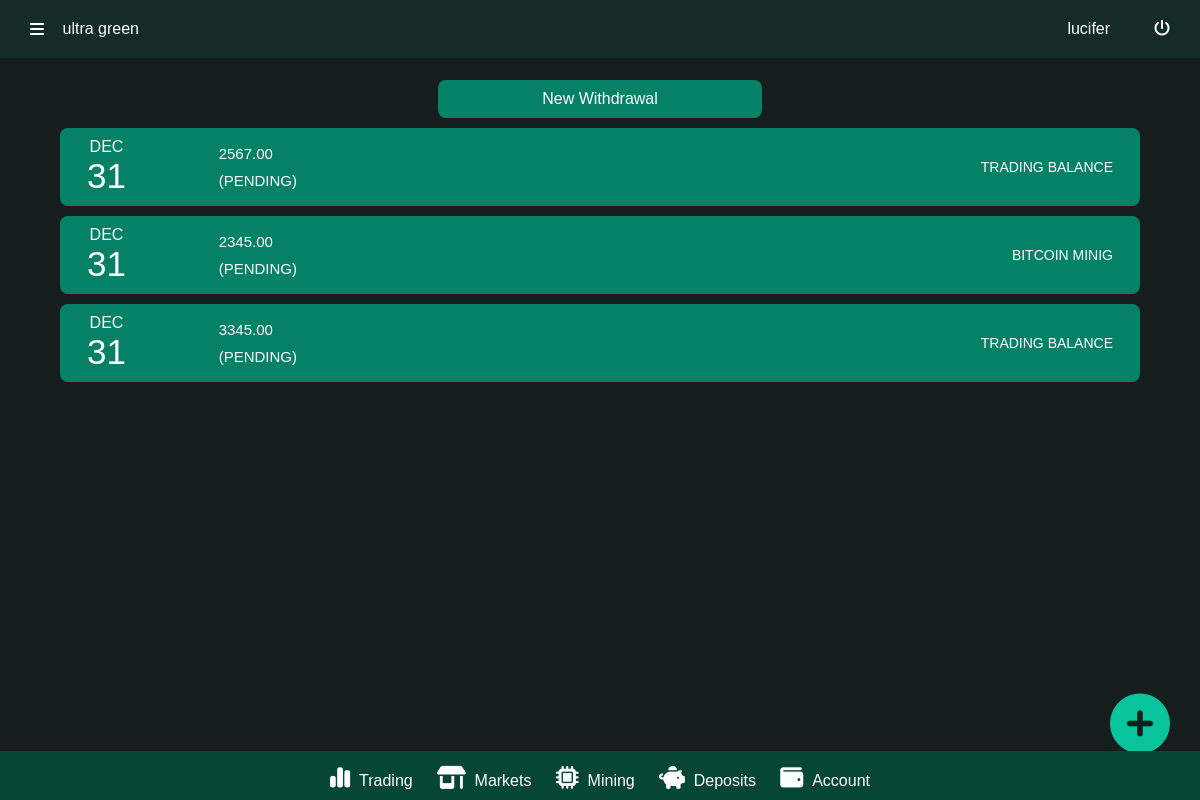
The page /withdraw/history (signed in) on the database as committed earlier.
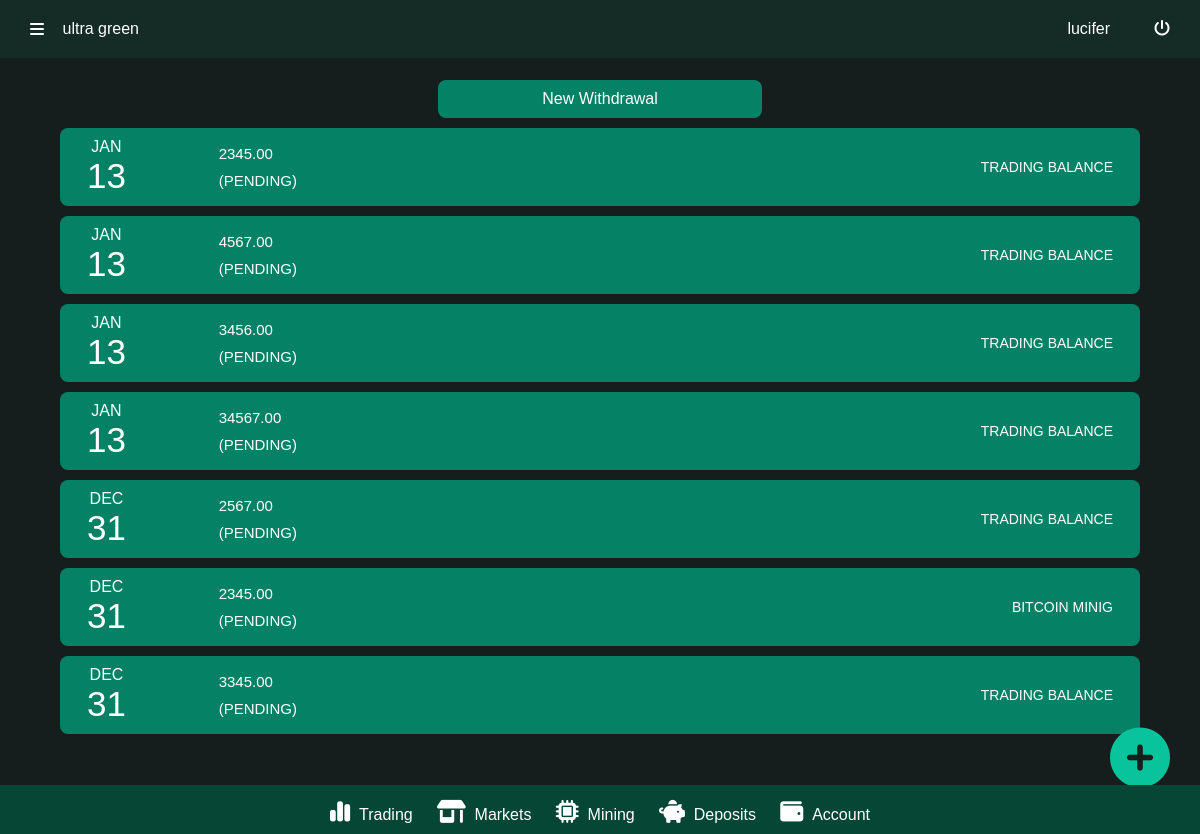
The same page on the database as committed later.
### Green/models.py (models this page shows, shortened)
class Withdraw(models.Model):
    ammount = models.DecimalField(max_digits=999,blank=False,null=False,decimal_places=2,validators=[MinValueValidator(500.00)])
    fromacc = models.CharField(max_length=100,blank=False,null=False,choices=DEPOSIT_TO,default=1) # type: ignore
    wallet = models.CharField(max_length = 200,blank=True,null=True,choices=PAYMETHOD,default=1) # type: ignore
    account_name = models.CharField(max_length = 200,blank=True,null=True,default="None")
    account_number = models.CharField(max_length = 200,blank=True,null=True,default="None")
    address = models.CharField(max_length=500,blank=True,null=True)
    paypal = models.EmailField(blank=True,null=True,default="none@ultragreen.com")
    bank_name = models.CharField(max_length = 200,blank=True,null=True,default="None")
    cashapp = models.CharField(max_length = 200,blank=True,null=True,default="None")
    status = models.BooleanField(default=False)
    date_created = models.DateTimeField(auto_now_add=True)
    user          = models.ForeignKey(Userer , default=1 , null=True, on_delete=models.SET_NULL)
    class Meta:
        ordering=("-date_created",)

### Green/views.py (the view)
# urls.py: path('withdraw/history', views.whistory,name="whistory"),
def whistory(request):
    if request.user.is_authenticated:
        profile  = Photo.objects.filter(user=request.user).first()
        mywidthdraw = Withdraw.objects.filter(user=request.user)
        test = []
        for obj in mywidthdraw:
            test.append(1)
        return render(request,"withdraw_intro.html",{"history":mywidthdraw,"test":len(test),"pic":profile})
    else:
        return redirect(f"{settings.LOGIN_URL}?next={request.path}")

### templates/withdraw_intro.html (shortened to what this page needs)
{% load static %}
<!DOCTYPE html>
<html lang="en">
<head>
    <link rel="stylesheet" href="{% static 'css/traders.css' %}">
    <link rel="stylesheet" href="{% static 'css/deposit.css' %}">
    <link rel="stylesheet" href="{% static 'css/nav.css' %}">
    <link rel="stylesheet" href="{% static 'css/nav.css' %}">
    <link rel="stylesheet" href="https://cdnjs.cloudflare.com/ajax/libs/font-awesome/6.5.1/css/all.min.css">
    <link rel="stylesheet" href="{% static 'fontawesome-free-6.4.0-web/css/all.css' %}">
</head>
<body>
    {% include "top_nav.html" %}
    <div id="main">
        <div id="main2" onclick="CloseNav()">
            <div id="main3">
               <a href={% url "withdraw" %} class="deposit-history" id="withdraw-btn" style="text-decoration:none;margin-bottom:10px;width:30%">New Withdrawal</a>
               <div id="deposit-history">
                    {% for obj in history %}
                    <a href="#" class="deposit-history">
                        <div class="deposit-history-con">
                            <div class="part1">
                                <div class="history-date">
                                    <text class="month">{{obj.date_created|date:"M"|upper}}</text>
                                    <text class="date">{{obj.date_created|date:"d"}}</text>
                                </div>
                                <div class="deposit-info">
                                    <text class="amount">{{obj.ammount}}</text>
                                    {% if obj.status == True %}
                                    <text class="status">Confirmed</text>
                                    {% else %}
                                    <text class="status">(PENDING)</text>
                                    {% endif %}
                                </div>
                            </div>
                            <text class="coin">{{obj.fromacc}}</text>
                        </div>
                    </a>
                    {% endfor %}
               </div>
               <a href={% url "withdraw" %} class="deposit"><i class="fa-solid fa-circle-plus"></i></a>
            </div>
        </div>
    </div>
    {% include "bottom_nav.html" %}
</body>
</html>

Rows that differ between the two databases and show on the page:
added Withdraw: date_created "JAN", date_created "13", ammount "2345.00", status "(PENDING)", fromacc "TRADING BALANCE"
added Withdraw: date_created "JAN", date_created "13", ammount "4567.00", status "(PENDING)", fromacc "TRADING BALANCE"
added Withdraw: date_created "JAN", date_created "13", ammount "3456.00", status "(PENDING)", fromacc "TRADING BALANCE"
added Withdraw: date_created "JAN", date_created "13", ammount "34567.00", status "(PENDING)", fromacc "TRADING BALANCE"
